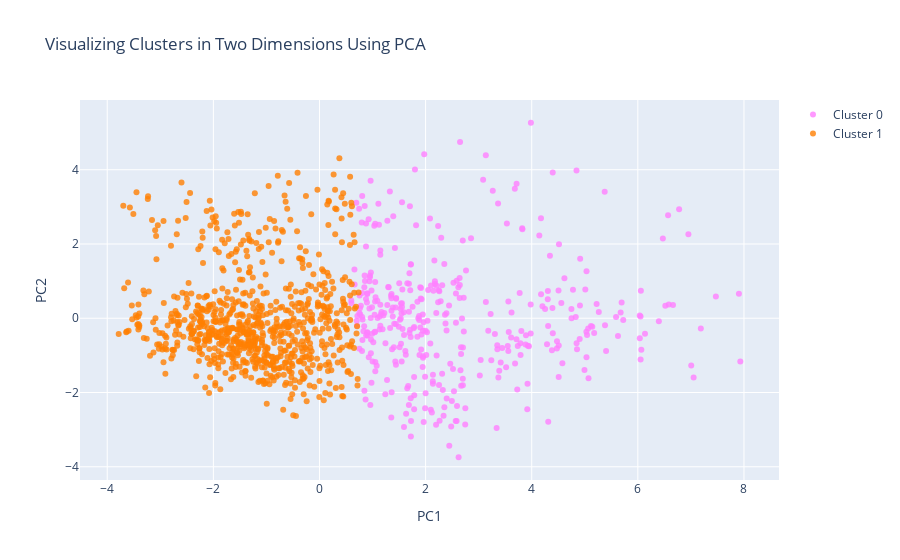

Notebook code for this chart:
### Code cell
#trace1 is for 'Cluster 0'
trace1 = go.Scatter(
                    x = cluster0["PC1_2d"],
                    y = cluster0["PC2_2d"],
                    mode = "markers",
                    name = "Cluster 0",
                    marker = dict(color = 'rgba(255, 128, 255, 0.8)'),
                    text = None)

#trace2 is for 'Cluster 1'
trace2 = go.Scatter(
                    x = cluster1["PC1_2d"],
                    y = cluster1["PC2_2d"],
                    mode = "markers",
                    name = "Cluster 1",
                    marker = dict(color = 'rgba(255, 128, 2, 0.8)'),
                    text = None)

#trace3 is for 'Cluster 2'
trace3 = go.Scatter(
                    x = cluster2["PC1_2d"],
                    y = cluster2["PC2_2d"],
                    mode = "markers",
                    name = "Cluster 2",
                    marker = dict(color = 'rgba(0, 255, 200, 0.8)'),
                    text = None)

data = [trace1, trace2, trace3]

title = "Visualizing Clusters in Two Dimensions Using PCA"

layout = dict(title = title,
              xaxis= dict(title= 'PC1',ticklen= 5,zeroline= False),
              yaxis= dict(title= 'PC2',ticklen= 5,zeroline= False)
             )

fig = dict(data = data, layout = layout)

iplot(fig)

### Figure 1 — Plotly figure (JSON) as saved in the notebook; plotly's stock layout.template omitted (floating-point values rounded to 4 significant figures; data arrays with more than 128 entries replaced by an {"elided": "..."} marker saying what was removed)
{"data": [{"marker": {"color": "rgba(255, 128, 255, 0.8)"}, "mode": "markers", "name": "Cluster 0", "type": "scatter", "x": {"elided": "380 float values"}, "y": {"elided": "380 float values"}}, {"marker": {"color": "rgba(255, 128, 2, 0.8)"}, "mode": "markers", "name": "Cluster 1", "type": "scatter", "x": {"elided": "820 float values"}, "y": {"elided": "820 float values"}}, {"marker": {"color": "rgba(0, 255, 200, 0.8)"}, "mode": "markers", "name": "Cluster 2", "type": "scatter", "x": [], "y": []}], "layout": {"title": {"text": "Visualizing Clusters in Two Dimensions Using PCA"}, "xaxis": {"ticklen": 5, "title": {"text": "PC1"}, "zeroline": false}, "yaxis": {"ticklen": 5, "title": {"text": "PC2"}, "zeroline": false}}}
